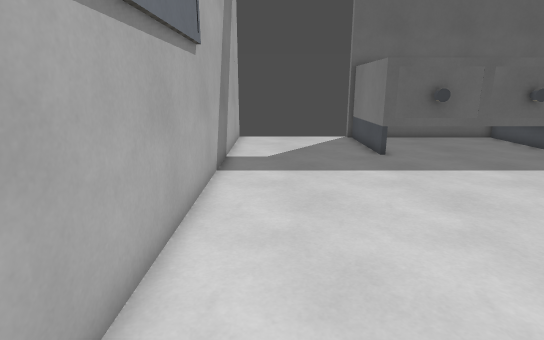
view 1 (above)

15 first-person views from a walk through a 3-D level made in the Godot game engine. The camera is 1.5 m above the floor, tilts 14° down and sees 80° across. The floor is counted in squares, 0.5 m on a side. Each view is taken from the middle of a square. On the plan, view 1 faces up. The plan holds only what a view shows up to about 20 squares ahead; the rest is blank. Surface patterns are stand-ins for the level's own textures.

view 2
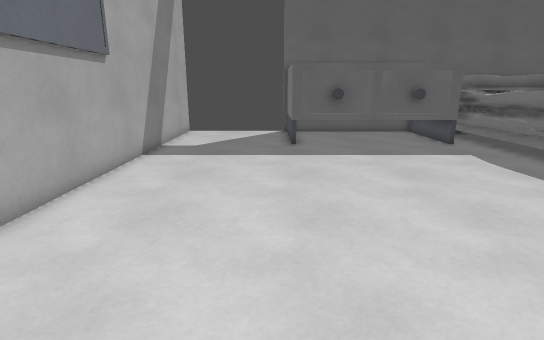

view 3
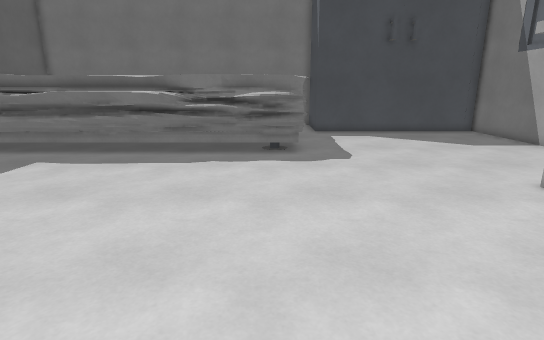

view 4
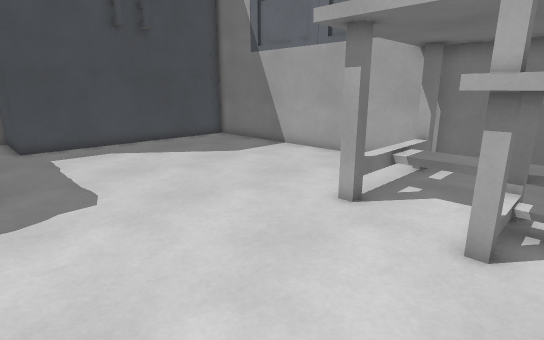

view 5
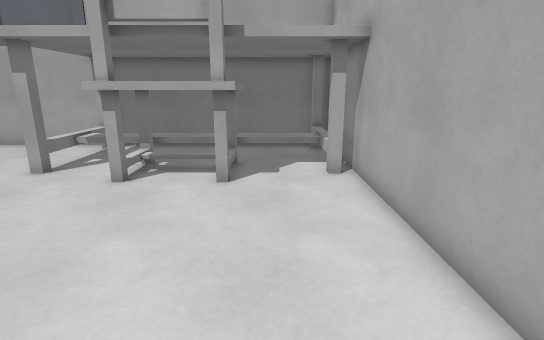

view 6
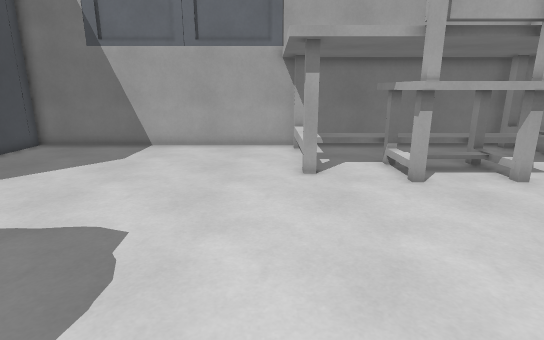

view 7
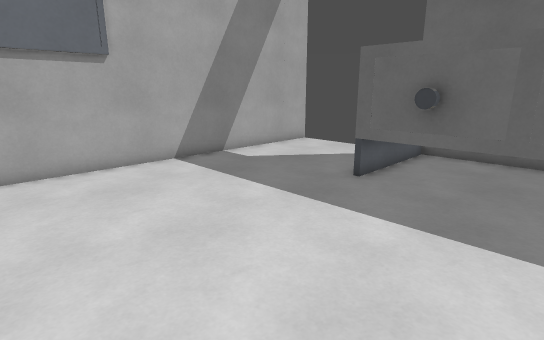

view 8
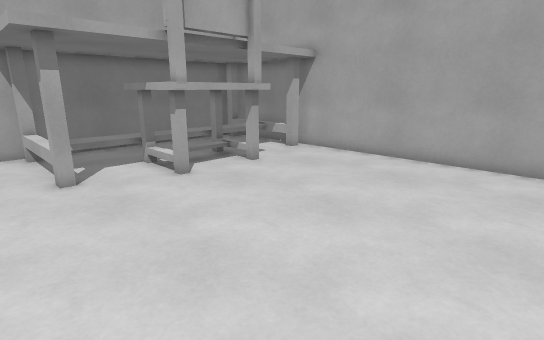

view 9
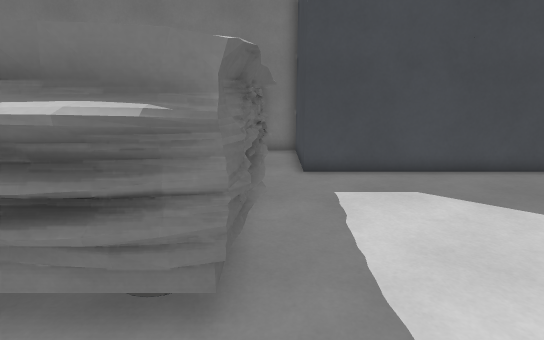

view 10
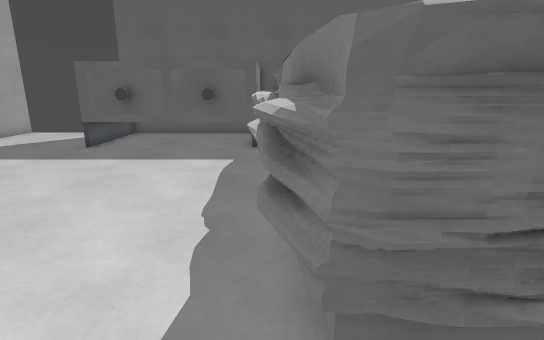

view 11
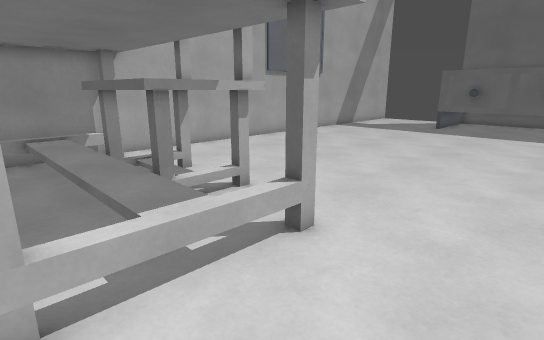

view 12
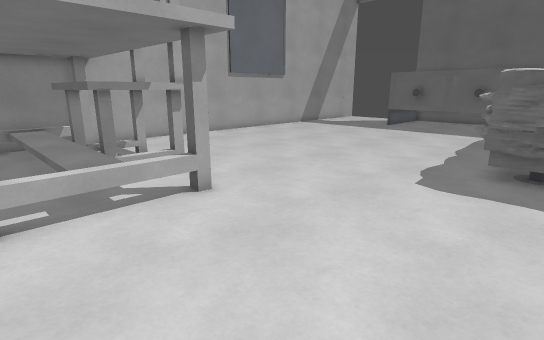

view 13
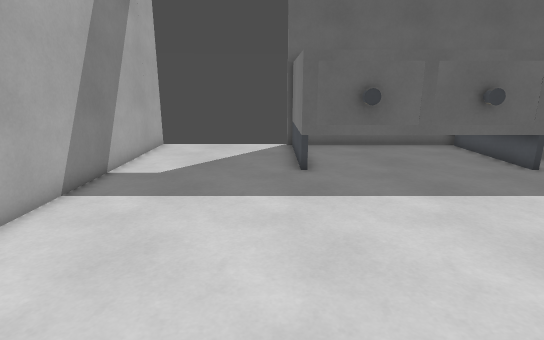

view 14
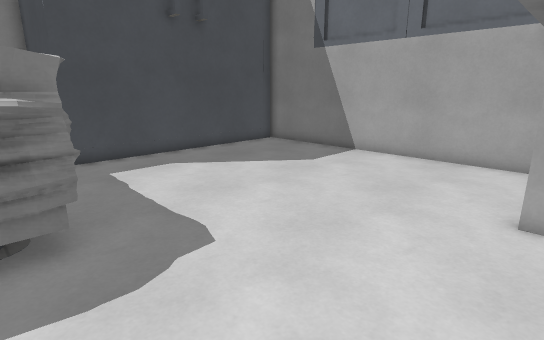

view 15
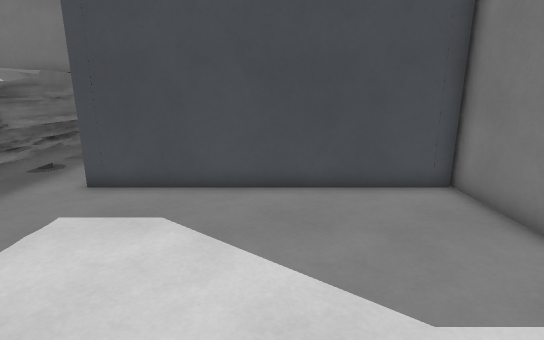

### Floor plan
Key: @ floor where view 1 was taken; # wall or solid block; . main floor; : floor 0.5 m higher than the main floor; / step, stairs or slope; = window, fence, low wall or low ledge; ^ raised ledge; T thing the floor can be seen under or through.
Columns run from 2 left of view 1 to 26 right of it. Each row starts with its distance up from view 1.
 21 #      #        #
 20 #......#        #
 19 #......#        #
 18 #......#        #
 17 #......#        #^^
 16 #......#        #^^
 15 #......##########^^
 14 #................^^
 13 #................^^
 12 #................^^
 11 #................^^  ^
 10 #................^^  ^
  9 #................^^  ^
  8 #................^^
  7 #................^^
  6 #................^^
  5 #................^^
  4 #................^^
  3 #................^^
  2 #................^^
  1 #................^^^^^^  ^^^^
  0 #.@...............#^#==^^^^=^
 -1 #.........................###
 -2 #.........................#
 -3 #.........................#
 -4 #.........................#
 -5 #...TTTTTT................#
 -6 ##..TT  TT................#
 -7 ##..##TTTT..#.............#
 -8  #..#T  ##................#
 -9  #::TTTTTT::..............#
-10  #///////////.............#
-11  #........./..............#
-12  #.........##.............#
-13  ##########################

Where each view was taken, in squares from view 1:
view 1: 0 up, 0 right, facing up
view 2: 3 down, 4 right, facing up
view 3: 2 up, 0 right, facing right
view 4: 1 up, 5 right, facing down-right
view 5: 5 up, 1 right, facing down
view 6: 5 up, 11 right, facing down
view 7: 5 up, 11 right, facing up-left
view 8: 5 up, 12 right, facing down-left
view 9: 0 up, 12 right, facing right
view 10: 2 down, 15 right, facing up
view 11: 12 down, 14 right, facing up-left
view 12: 12 down, 18 right, facing up-left
view 13: 3 up, 4 right, facing up
view 14: 2 up, 9 right, facing down-right
view 15: 7 down, 14 right, facing right
